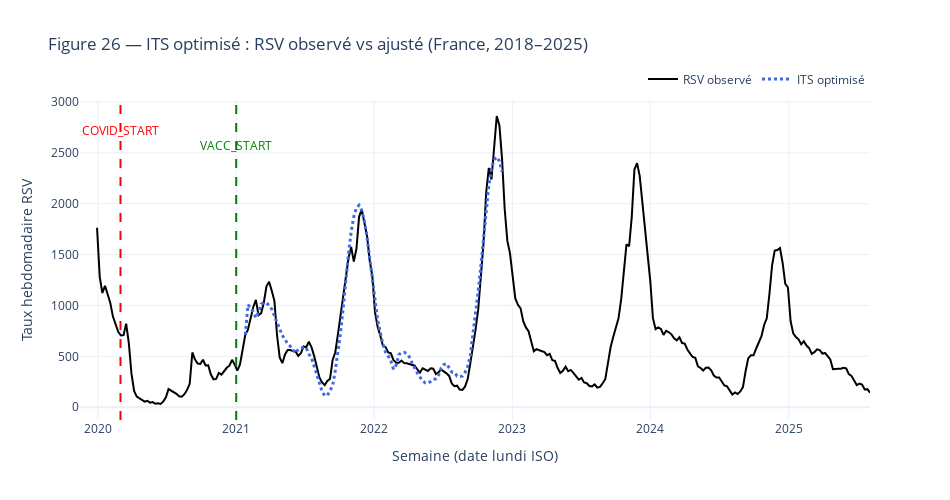

The notebook cell saved with this chart:
### Code cell
# ==========================================
# 📈 FIGURE 26 — ITS optimisé : RSV observé vs ajusté
# ==========================================
import datetime
import plotly.graph_objects as go

# Vérification minimale
assert "df_plot" in globals(), "df_plot introuvable (résultats du modèle ITS_best)."

fig = go.Figure()

# RSV observé
fig.add_trace(go.Scatter(
    x=rsv["date_monday"],
    y=rsv["RSV"],
    mode="lines",
    line=dict(color="black", width=2),
    name="RSV observé"
))

# ITS ajusté
fig.add_trace(go.Scatter(
    x=df_plot["date_monday"],
    y=df_plot["fitted"],
    mode="lines",
    line=dict(color="royalblue", dash="dot", width=3),
    name="ITS optimisé"
))

# ✅ Utilisation directe des variables globales
covid_line = datetime.datetime.strptime(str(COVID_START.date()), "%Y-%m-%d")
vacc_line  = datetime.datetime.strptime(str(VACC_START.date()), "%Y-%m-%d")

# Lignes de rupture COVID / Vaccination
fig.add_vline(x=covid_line, line_dash="dash", line_color="red")
fig.add_vline(x=vacc_line, line_dash="dash", line_color="green")

# Annotations
fig.add_annotation(x=covid_line, y=max(rsv["RSV"])*0.95, text="COVID_START", showarrow=False, font=dict(color="red"))
fig.add_annotation(x=vacc_line, y=max(rsv["RSV"])*0.90, text="VACC_START", showarrow=False, font=dict(color="green"))

fig.update_layout(
    title="Figure 26 — ITS optimisé : RSV observé vs ajusté (France, 2018–2025)",
    xaxis_title="Semaine (date lundi ISO)",
    yaxis_title="Taux hebdomadaire RSV",
    template="plotly_white",
    width=950,
    height=500,
    legend=dict(orientation="h", yanchor="bottom", y=1.02, xanchor="right", x=1)
)

fig.show()

# 🧾 Légende académique :
legend_figure26 = """
**Figure 26.** — Ajustement du modèle ITS optimisé (ligne bleue pointillée) par rapport à la série RSV observée (ligne noire).  
Les lignes verticales marquent les ruptures temporelles correspondant au début de la pandémie de COVID-19 (mars 2020) et au lancement de la vaccination (janvier 2021).  
Le modèle restitue fidèlement les discontinuités de tendance et les phases de reprise post-pandémiques, tout en conservant la cyclicité saisonnière.
"""
print(legend_figure26)

### Figure 1 — Plotly figure (JSON) as saved in the notebook; plotly's stock layout.template omitted (floating-point values rounded to 4 significant figures; data arrays with more than 128 entries replaced by an {"elided": "..."} marker saying what was removed)
{"data": [{"line": {"color": "black", "width": 2}, "mode": "lines", "name": "RSV observé", "type": "scatter", "x": {"elided": "293 str values"}, "y": {"elided": "293 float values"}}, {"line": {"color": "royalblue", "dash": "dot", "width": 3}, "mode": "lines", "name": "ITS optimisé", "type": "scatter", "x": ["2021-01-25T00:00:00", "2021-02-01T00:00:00", "2021-02-08T00:00:00", "2021-02-15T00:00:00", "2021-02-22T00:00:00", "2021-03-01T00:00:00", "2021-03-08T00:00:00", "2021-03-15T00:00:00", "2021-03-22T00:00:00", "2021-03-29T00:00:00", "2021-04-05T00:00:00", "2021-04-12T00:00:00", "2021-04-19T00:00:00", "2021-04-26T00:00:00", "2021-05-03T00:00:00", "2021-05-10T00:00:00", "2021-05-17T00:00:00", "2021-05-24T00:00:00", "2021-05-31T00:00:00", "2021-06-07T00:00:00", "2021-06-14T00:00:00", "2021-06-21T00:00:00", "2021-06-28T00:00:00", "2021-07-05T00:00:00", "2021-07-12T00:00:00", "2021-07-19T00:00:00", "2021-07-26T00:00:00", "2021-08-02T00:00:00", "2021-08-09T00:00:00", "2021-08-16T00:00:00", "2021-08-23T00:00:00", "2021-08-30T00:00:00", "2021-09-06T00:00:00", "2021-09-13T00:00:00", "2021-09-20T00:00:00", "2021-09-27T00:00:00", "2021-10-04T00:00:00", "2021-10-11T00:00:00", "2021-10-18T00:00:00", "2021-10-25T00:00:00", "2021-11-01T00:00:00", "2021-11-08T00:00:00", "2021-11-15T00:00:00", "2021-11-22T00:00:00", "2021-11-29T00:00:00", "2021-12-06T00:00:00", "2021-12-13T00:00:00", "2021-12-20T00:00:00", "2021-12-27T00:00:00", "2022-01-03T00:00:00", "2022-01-10T00:00:00", "2022-01-17T00:00:00", "2022-01-24T00:00:00", "2022-01-31T00:00:00", "2022-02-07T00:00:00", "2022-02-14T00:00:00", "2022-02-21T00:00:00", "2022-02-28T00:00:00", "2022-03-07T00:00:00", "2022-03-14T00:00:00", "2022-03-21T00:00:00", "2022-03-28T00:00:00", "2022-04-04T00:00:00", "2022-04-11T00:00:00", "2022-04-18T00:00:00", "2022-04-25T00:00:00", "2022-05-02T00:00:00", "2022-05-09T00:00:00", "2022-05-16T00:00:00", "2022-05-23T00:00:00", "2022-05-30T00:00:00", "2022-06-06T00:00:00", "2022-06-13T00:00:00", "2022-06-20T00:00:00", "2022-06-27T00:00:00", "2022-07-04T00:00:00", "2022-07-11T00:00:00", "2022-07-18T00:00:00", "2022-07-25T00:00:00", "2022-08-01T00:00:00", "2022-08-08T00:00:00", "2022-08-15T00:00:00", "2022-08-22T00:00:00", "2022-08-29T00:00:00", "2022-09-05T00:00:00", "2022-09-12T00:00:00", "2022-09-19T00:00:00", "2022-09-26T00:00:00", "2022-10-03T00:00:00", "2022-10-10T00:00:00", "2022-10-17T00:00:00", "2022-10-24T00:00:00", "2022-10-31T00:00:00", "2022-11-07T00:00:00", "2022-11-14T00:00:00", "2022-11-21T00:00:00", "2022-11-28T00:00:00", "2022-12-05T00:00:00"], "y": [711.9, 1006.0, 982.0, 938.1, 879.4, 931.7, 1013.0, 1027.0, 1023.0, 1002.0, 962.8, 897.9, 830.0, 757.7, 705.7, 666.4, 624.9, 599.1, 560.4, 531.5, 569.4, 576.6, 588.5, 586.1, 522.3, 486.7, 400.0, 327.8, 237.9, 155.6, 114.2, 115.3, 163.7, 212.7, 361.9, 531.1, 735.5, 979.8, 1259.0, 1510.0, 1725.0, 1873.0, 1958.0, 1985.0, 1933.0, 1825.0, 1670.0, 1466.0, 1228.0, 1014.0, 858.0, 735.2, 617.4, 540.9, 504.2, 452.4, 374.0, 413.9, 516.5, 536.6, 539.6, 527.5, 493.0, 432.5, 377.2, 337.5, 295.7, 260.0, 238.8, 236.3, 253.1, 274.5, 279.3, 315.2, 386.2, 419.3, 428.4, 390.6, 346.3, 343.2, 305.4, 302.5, 305.5, 341.3, 396.3, 505.4, 707.9, 916.0, 1142.0, 1394.0, 1671.0, 1956.0, 2182.0, 2342.0, 2433.0, 2458.0, 2418.0, 2314.0]}], "layout": {"annotations": [{"font": {"color": "red"}, "showarrow": false, "text": "COVID_START", "x": "2020-03-01T00:00:00", "y": 2718.0}, {"font": {"color": "green"}, "showarrow": false, "text": "VACC_START", "x": "2021-01-01T00:00:00", "y": 2575.0}], "height": 500, "legend": {"orientation": "h", "x": 1, "xanchor": "right", "y": 1.02, "yanchor": "bottom"}, "shapes": [{"line": {"color": "red", "dash": "dash"}, "type": "line", "x0": "2020-03-01T00:00:00", "x1": "2020-03-01T00:00:00", "xref": "x", "y0": 0, "y1": 1, "yref": "y domain"}, {"line": {"color": "green", "dash": "dash"}, "type": "line", "x0": "2021-01-01T00:00:00", "x1": "2021-01-01T00:00:00", "xref": "x", "y0": 0, "y1": 1, "yref": "y domain"}], "title": {"text": "Figure 26 — ITS optimisé : RSV observé vs ajusté (France, 2018–2025)"}, "width": 950, "xaxis": {"title": {"text": "Semaine (date lundi ISO)"}}, "yaxis": {"title": {"text": "Taux hebdomadaire RSV"}}}}
